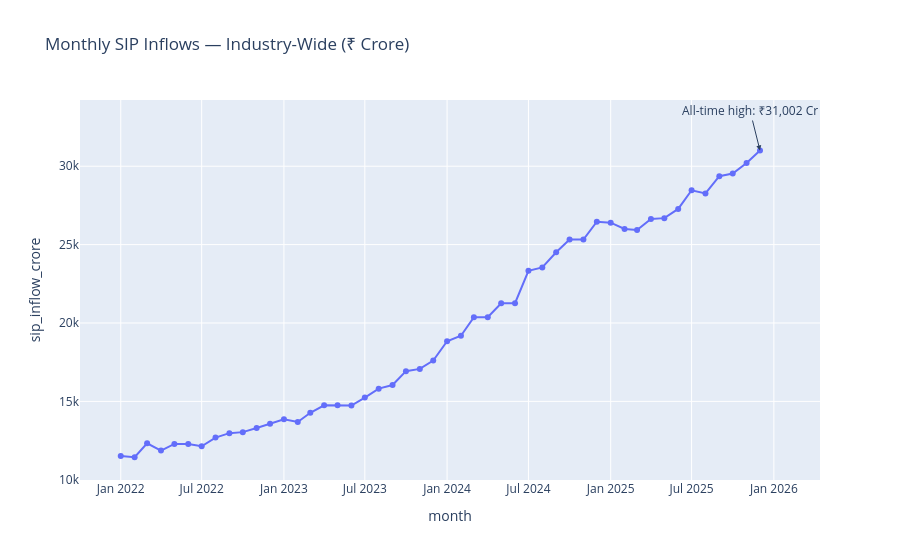

Notebook cell for this chart:
### Markdown cell above
## SECTION 4: Chart 3 — SIP Inflow (Industry-Wide)

### Code cell
fig = px.line(
    sip_industry,
    x="month", y="sip_inflow_crore",
    title="Monthly SIP Inflows — Industry-Wide (₹ Crore)",
    markers=True,
    render_mode="svg"
)

peak_row = sip_industry.loc[sip_industry["sip_inflow_crore"].idxmax()]
peak_month_str = peak_row["month"].strftime("%Y-%m-%d")

fig.add_annotation(
    x=peak_month_str,
    y=peak_row["sip_inflow_crore"],
    text=f"All-time high: ₹{peak_row['sip_inflow_crore']:,} Cr",
    showarrow=True, arrowhead=2, ay=-40
)

fig.show()
#fig.write_image(str(FIG_DIR / "03_sip_inflow.png"), width=1200, height=700, scale=2)

### Figure 1 — Plotly figure (JSON) as saved in the notebook; plotly's stock layout.template omitted (floating-point values rounded to 4 significant figures)
{"data": [{"hovertemplate": "month=%{x}<br>sip_inflow_crore=%{y}<extra></extra>", "legendgroup": "", "line": {"color": "#636efa", "dash": "solid"}, "marker": {"symbol": "circle"}, "mode": "lines+markers", "name": "", "orientation": "v", "showlegend": false, "type": "scatter", "x": ["2022-01-01T00:00:00", "2022-02-01T00:00:00", "2022-03-01T00:00:00", "2022-04-01T00:00:00", "2022-05-01T00:00:00", "2022-06-01T00:00:00", "2022-07-01T00:00:00", "2022-08-01T00:00:00", "2022-09-01T00:00:00", "2022-10-01T00:00:00", "2022-11-01T00:00:00", "2022-12-01T00:00:00", "2023-01-01T00:00:00", "2023-02-01T00:00:00", "2023-03-01T00:00:00", "2023-04-01T00:00:00", "2023-05-01T00:00:00", "2023-06-01T00:00:00", "2023-07-01T00:00:00", "2023-08-01T00:00:00", "2023-09-01T00:00:00", "2023-10-01T00:00:00", "2023-11-01T00:00:00", "2023-12-01T00:00:00", "2024-01-01T00:00:00", "2024-02-01T00:00:00", "2024-03-01T00:00:00", "2024-04-01T00:00:00", "2024-05-01T00:00:00", "2024-06-01T00:00:00", "2024-07-01T00:00:00", "2024-08-01T00:00:00", "2024-09-01T00:00:00", "2024-10-01T00:00:00", "2024-11-01T00:00:00", "2024-12-01T00:00:00", "2025-01-01T00:00:00", "2025-02-01T00:00:00", "2025-03-01T00:00:00", "2025-04-01T00:00:00", "2025-05-01T00:00:00", "2025-06-01T00:00:00", "2025-07-01T00:00:00", "2025-08-01T00:00:00", "2025-09-01T00:00:00", "2025-10-01T00:00:00", "2025-11-01T00:00:00", "2025-12-01T00:00:00"], "xaxis": "x", "y": [11517, 11438, 12328, 11863, 12286, 12276, 12140, 12694, 12976, 13040, 13306, 13573, 13856, 13687, 14276, 14749, 14749, 14734, 15245, 15814, 16042, 16928, 17073, 17610, 18838, 19187, 20371, 20371, 21262, 21262, 23332, 23547, 24509, 25323, 25320, 26459, 26400, 25999, 25926, 26632, 26688, 27274, 28464, 28265, 29361, 29529, 30200, 31002], "yaxis": "y"}], "layout": {"annotations": [{"arrowhead": 2, "ay": -40, "showarrow": true, "text": "All-time high: ₹31,002 Cr", "x": "2025-12-01", "y": 31002}], "legend": {"tracegroupgap": 0}, "title": {"text": "Monthly SIP Inflows — Industry-Wide (₹ Crore)"}, "xaxis": {"anchor": "y", "domain": [0, 1], "title": {"text": "month"}}, "yaxis": {"anchor": "x", "domain": [0, 1], "title": {"text": "sip_inflow_crore"}}}}
